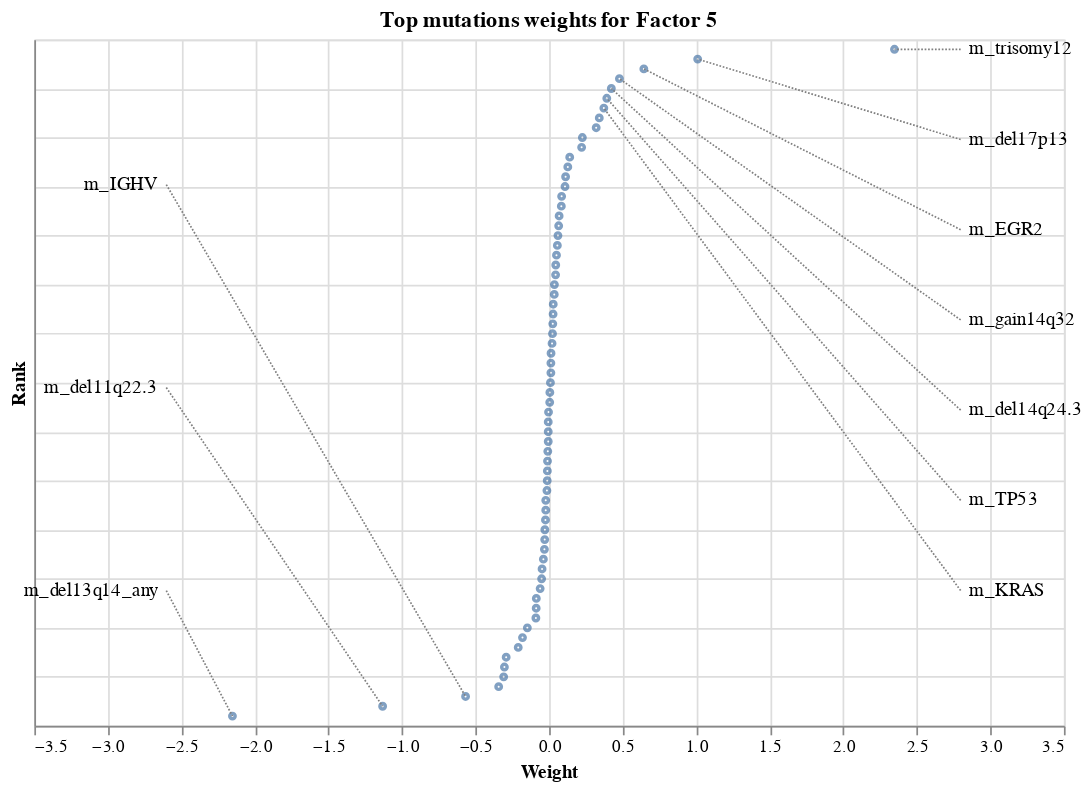

The notebook cell saved with this chart:
### Code cell
plot_weights(model, "mutations", factor=5)

### Figure 1 — Vega specification as saved in the notebook (floating-point values rounded to 4 significant figures)
{"$schema": "https://vega.github.io/schema/vega/v5.json", "data": [{"name": "source_0", "values": [{"rank": 69, "weight": 2.348}, {"rank": 68, "weight": 1.01}, {"rank": 67, "weight": 0.644}, {"rank": 66, "weight": 0.478}, {"rank": 65, "weight": 0.423}, {"rank": 64, "weight": 0.392}, {"rank": 63, "weight": 0.372}, {"rank": 62, "weight": 0.341}, {"rank": 61, "weight": 0.32}, {"rank": 60, "weight": 0.226}, {"rank": 59, "weight": 0.221}, {"rank": 58, "weight": 0.14}, {"rank": 57, "weight": 0.127}, {"rank": 56, "weight": 0.112}, {"rank": 55, "weight": 0.108}, {"rank": 54, "weight": 0.085}, {"rank": 53, "weight": 0.083}, {"rank": 52, "weight": 0.068}, {"rank": 51, "weight": 0.065}, {"rank": 50, "weight": 0.06}, {"rank": 49, "weight": 0.056}, {"rank": 48, "weight": 0.05}, {"rank": 47, "weight": 0.045}, {"rank": 46, "weight": 0.044}, {"rank": 45, "weight": 0.036}, {"rank": 44, "weight": 0.035}, {"rank": 43, "weight": 0.028}, {"rank": 42, "weight": 0.027}, {"rank": 41, "weight": 0.025}, {"rank": 40, "weight": 0.023}, {"rank": 39, "weight": 0.02}, {"rank": 38, "weight": 0.013}, {"rank": 37, "weight": 0.012}, {"rank": 36, "weight": 0.012}, {"rank": 35, "weight": 0.009}, {"rank": 34, "weight": 0.005}, {"rank": 33, "weight": 0.004}, {"rank": 32, "weight": -0.004}, {"rank": 31, "weight": -0.006}, {"rank": 30, "weight": -0.006}, {"rank": 29, "weight": -0.006}, {"rank": 28, "weight": -0.009}, {"rank": 27, "weight": -0.011}, {"rank": 26, "weight": -0.012}, {"rank": 25, "weight": -0.013}, {"rank": 24, "weight": -0.015}, {"rank": 23, "weight": -0.023}, {"rank": 22, "weight": -0.023}, {"rank": 21, "weight": -0.025}, {"rank": 20, "weight": -0.029}, {"rank": 19, "weight": -0.03}, {"rank": 18, "weight": -0.032}, {"rank": 17, "weight": -0.039}, {"rank": 16, "weight": -0.048}, {"rank": 15, "weight": -0.051}, {"rank": 14, "weight": -0.061}, {"rank": 13, "weight": -0.087}, {"rank": 12, "weight": -0.088}, {"rank": 11, "weight": -0.09}, {"rank": 10, "weight": -0.148}, {"rank": 9, "weight": -0.181}, {"rank": 8, "weight": -0.21}, {"rank": 7, "weight": -0.292}, {"rank": 6, "weight": -0.304}, {"rank": 5, "weight": -0.309}, {"rank": 4, "weight": -0.343}, {"rank": 3, "weight": -0.568}, {"rank": 2, "weight": -1.132}, {"rank": 1, "weight": -2.153}]}, {"name": "source_1", "values": [{"feature": "m_trisomy12", "label_x": 2.798, "label_y": 69.0}, {"feature": "m_del17p13", "label_x": 2.798, "label_y": 59.8}, {"feature": "m_EGR2", "label_x": 2.798, "label_y": 50.6}, {"feature": "m_gain14q32", "label_x": 2.798, "label_y": 41.4}, {"feature": "m_del14q24.3", "label_x": 2.798, "label_y": 32.2}, {"feature": "m_TP53", "label_x": 2.798, "label_y": 23.0}, {"feature": "m_KRAS", "label_x": 2.798, "label_y": 13.8}]}, {"name": "source_2", "values": [{"feature": "m_del13q14_any", "label_x": -2.603, "label_y": 13.8}, {"feature": "m_del11q22.3", "label_x": -2.603, "label_y": 34.5}, {"feature": "m_IGHV", "label_x": -2.603, "label_y": 55.2}]}, {"name": "source_3", "values": [{"label_x": 2.798, "label_y": 69.0, "rank": 69, "weight": 2.348}, {"label_x": 2.798, "label_y": 59.8, "rank": 68, "weight": 1.01}, {"label_x": 2.798, "label_y": 50.6, "rank": 67, "weight": 0.644}, {"label_x": 2.798, "label_y": 41.4, "rank": 66, "weight": 0.478}, {"label_x": 2.798, "label_y": 32.2, "rank": 65, "weight": 0.423}, {"label_x": 2.798, "label_y": 23.0, "rank": 64, "weight": 0.392}, {"label_x": 2.798, "label_y": 13.8, "rank": 63, "weight": 0.372}]}, {"name": "source_4", "values": [{"label_x": -2.603, "label_y": 13.8, "rank": 1, "weight": -2.153}, {"label_x": -2.603, "label_y": 34.5, "rank": 2, "weight": -1.132}, {"label_x": -2.603, "label_y": 55.2, "rank": 3, "weight": -0.568}]}], "marks": [{"type": "symbol", "name": "layer_0_marks", "from": {"data": "source_0"}, "encode": {"update": {"fill": {"value": "transparent"}, "opacity": {"value": 0.7}, "stroke": {"value": "#4c78a8"}, "size": {"value": 10}, "x": {"field": "weight", "scale": "x"}, "y": {"field": "rank", "scale": "y"}}}, "style": ["point"]}, {"type": "text", "name": "layer_1_marks", "from": {"data": "source_1"}, "encode": {"update": {"y": {"field": "label_y", "scale": "y"}, "align": {"value": "left"}, "dx": {"value": 5}, "fill": {"value": "black"}, "x": {"field": "label_x", "scale": "x"}, "text": {"signal": "isValid(datum[\"feature\"]) ? datum[\"feature\"] : \"\"+datum[\"feature\"]"}, "baseline": {"value": "middle"}}}, "style": ["text"]}, {"type": "text", "name": "layer_2_marks", "from": {"data": "source_2"}, "encode": {"update": {"y": {"field": "label_y", "scale": "y"}, "text": {"signal": "isValid(datum[\"feature\"]) ? datum[\"feature\"] : \"\"+datum[\"feature\"]"}, "x": {"field": "label_x", "scale": "x"}, "align": {"value": "right"}, "dx": {"value": -5}, "baseline": {"value": "middle"}, "fill": {"value": "black"}}}, "style": ["text"]}, {"type": "rule", "name": "layer_3_marks", "from": {"data": "source_3"}, "encode": {"update": {"strokeDash": {"value": [1, 1]}, "y": {"field": "label_y", "scale": "y"}, "y2": {"field": "rank", "scale": "y"}, "x2": {"field": "weight", "scale": "x"}, "stroke": {"value": "gray"}, "x": {"field": "label_x", "scale": "x"}}}, "style": ["rule"]}, {"type": "rule", "name": "layer_4_marks", "from": {"data": "source_4"}, "encode": {"update": {"y": {"field": "label_y", "scale": "y"}, "strokeDash": {"value": [1, 1]}, "stroke": {"value": "gray"}, "x": {"field": "label_x", "scale": "x"}, "x2": {"field": "weight", "scale": "x"}, "y2": {"field": "rank", "scale": "y"}}}, "style": ["rule"]}], "scales": [{"name": "x", "type": "linear", "domain": [-3.278, 3.473], "range": [0, {"signal": "width"}], "nice": true, "zero": true}, {"name": "y", "type": "linear", "domain": {"fields": [{"data": "source_0", "field": "rank"}, {"data": "source_1", "field": "label_y"}, {"data": "source_2", "field": "label_y"}, {"data": "source_3", "field": "label_y"}, {"data": "source_3", "field": "rank"}, {"data": "source_4", "field": "label_y"}, {"data": "source_4", "field": "rank"}]}, "range": [{"signal": "height"}, 0], "nice": true, "zero": true}], "axes": [{"scale": "x", "tickCount": {"signal": "ceil(width/40)"}, "orient": "bottom", "maxExtent": 0, "ticks": false, "zindex": 0, "minExtent": 0, "labels": false, "domain": false, "gridScale": "y", "grid": true, "aria": false}, {"scale": "y", "ticks": false, "aria": false, "gridScale": "x", "tickCount": {"signal": "ceil(height/40)"}, "labels": false, "maxExtent": 0, "orient": "left", "zindex": 0, "domain": false, "minExtent": 0, "grid": true}, {"scale": "x", "labelFlush": true, "orient": "bottom", "title": "Weight", "zindex": 0, "grid": false, "labelOverlap": true, "tickCount": {"signal": "ceil(width/40)"}}, {"scale": "y", "ticks": false, "grid": false, "labels": false, "labelOverlap": true, "orient": "left", "zindex": 0, "title": "Rank", "tickCount": {"signal": "ceil(height/40)"}}], "title": {"text": "Top mutations weights for Factor 5", "frame": "group"}, "padding": 5, "height": 400, "background": "white", "width": 600, "style": "cell"}
